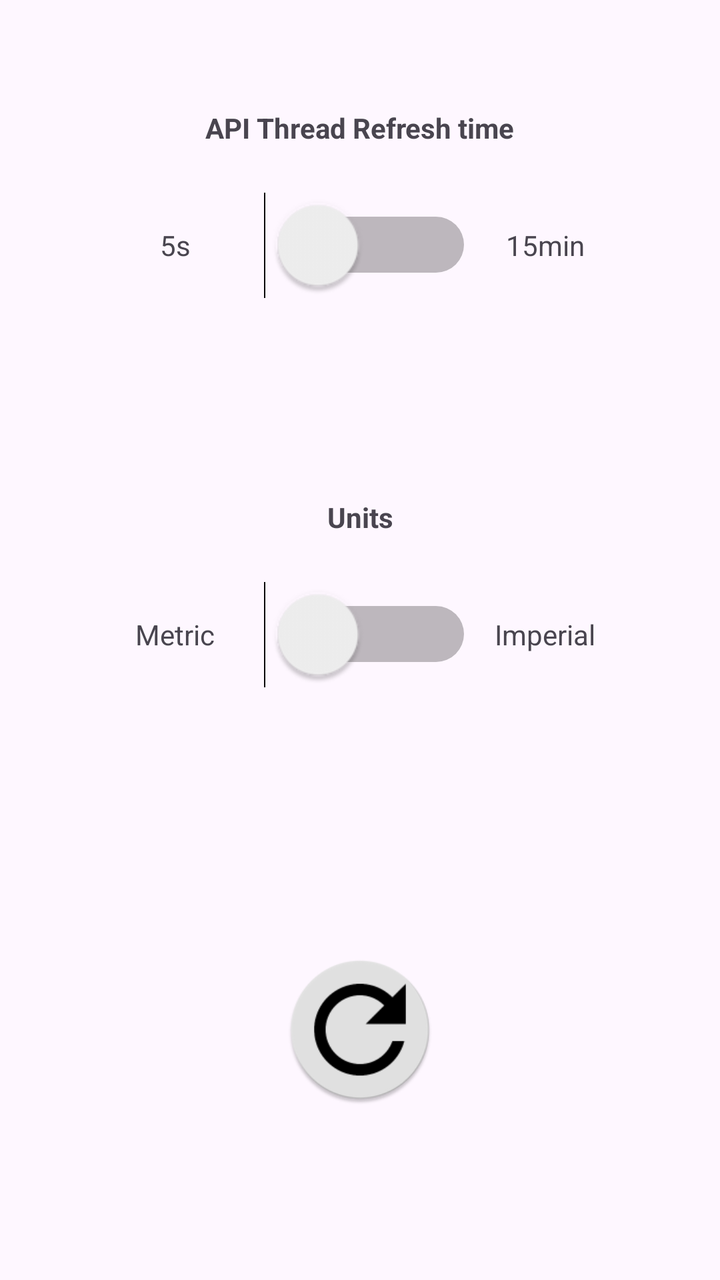
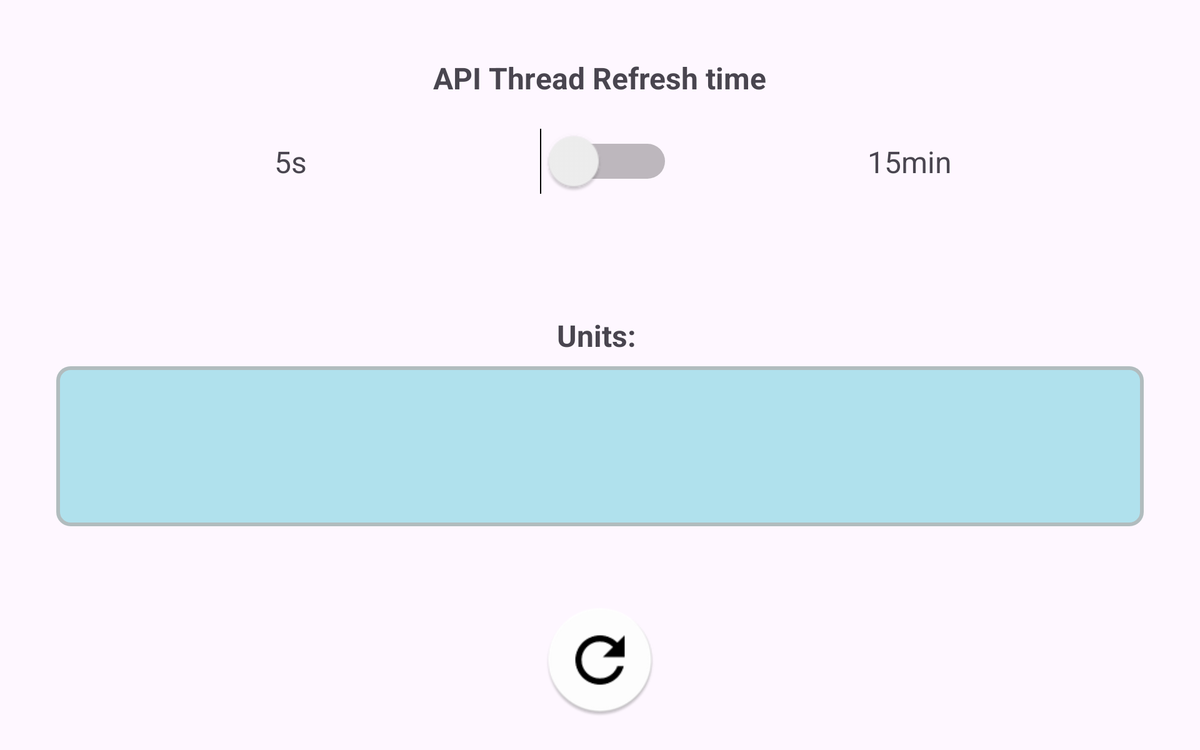

Two renders of one Android screen. The first uses the default layout on a phone; the second uses the alternative layout the repository ships for a different screen configuration, on a matching device. The two XML files are below.
<!-- AndroidManifest.xml: application theme Theme.Weathermobileapp -->
<!-- res/layout/fragment_settings_main.xml -->
<?xml version="1.0" encoding="utf-8"?>
<androidx.constraintlayout.widget.ConstraintLayout xmlns:android="http://schemas.android.com/apk/res/android"
    xmlns:app="http://schemas.android.com/apk/res-auto"
    xmlns:tools="http://schemas.android.com/tools"
    android:layout_width="match_parent"
    android:layout_height="match_parent">

    <androidx.constraintlayout.widget.ConstraintLayout
        android:layout_width="0dp"
        android:layout_height="0dp"
        android:layout_margin="@dimen/fragment1Margin"
        app:layout_constraintBottom_toBottomOf="parent"
        app:layout_constraintEnd_toEndOf="parent"
        app:layout_constraintHorizontal_bias="0.0"
        app:layout_constraintStart_toStartOf="parent"
        app:layout_constraintTop_toTopOf="parent">

        <Switch
            android:id="@+id/unitSwitch"
            android:layout_width="60dp"
            android:layout_height="40dp"
            android:scaleX="2"
            android:scaleY="2"
            app:layout_constraintBottom_toTopOf="@+id/guideline3"
            app:layout_constraintEnd_toEndOf="parent"
            app:layout_constraintStart_toStartOf="parent"
            app:layout_constraintTop_toTopOf="@+id/guideline7" />

        <Switch
            android:id="@+id/apiSwitch"
            android:layout_width="60dp"
            android:layout_height="40dp"
            android:scaleX="2"
            android:scaleY="2"
            app:layout_constraintBottom_toTopOf="@+id/guideline7"
            app:layout_constraintEnd_toEndOf="parent"
            app:layout_constraintStart_toStartOf="parent"
            app:layout_constraintTop_toTopOf="parent" />

        <TextView
            android:id="@+id/textView3"
            android:layout_width="wrap_content"
            android:layout_height="wrap_content"
            android:text="API Thread Refresh time"
            android:textSize="@dimen/settingsFont"
            android:textStyle="bold"
            app:layout_constraintBottom_toTopOf="@+id/apiSwitch"
            app:layout_constraintEnd_toEndOf="parent"
            app:layout_constraintStart_toStartOf="parent"
            app:layout_constraintTop_toTopOf="parent" />

        <TextView
            android:id="@+id/textView7"
            android:layout_width="wrap_content"
            android:layout_height="wrap_content"
            android:text="Units"
            android:textSize="@dimen/settingsFont"
            android:textStyle="bold"
            app:layout_constraintBottom_toTopOf="@+id/unitSwitch"
            app:layout_constraintEnd_toEndOf="parent"
            app:layout_constraintStart_toStartOf="parent"
            app:layout_constraintTop_toTopOf="@+id/guideline7" />

        <TextView
            android:id="@+id/textView8"
            android:layout_width="wrap_content"
            android:layout_height="wrap_content"
            android:text="5s"
            android:textSize="@dimen/settingsFont"
            app:layout_constraintBottom_toTopOf="@+id/guideline7"
            app:layout_constraintEnd_toStartOf="@+id/apiSwitch"
            app:layout_constraintStart_toStartOf="parent"
            app:layout_constraintTop_toTopOf="parent" />

        <TextView
            android:id="@+id/textView9"
            android:layout_width="wrap_content"
            android:layout_height="wrap_content"
            android:text="15min"
            android:textSize="@dimen/settingsFont"
            app:layout_constraintBottom_toTopOf="@+id/guideline7"
            app:layout_constraintEnd_toEndOf="parent"
            app:layout_constraintStart_toEndOf="@+id/apiSwitch"
            app:layout_constraintTop_toTopOf="parent" />

        <TextView
            android:id="@+id/textView10"
            android:layout_width="wrap_content"
            android:layout_height="wrap_content"
            android:text="Metric"
            android:textSize="@dimen/settingsFont"
            app:layout_constraintBottom_toTopOf="@+id/guideline3"
            app:layout_constraintEnd_toStartOf="@+id/unitSwitch"
            app:layout_constraintStart_toStartOf="parent"
            app:layout_constraintTop_toTopOf="@+id/guideline7" />

        <TextView
            android:id="@+id/textView11"
            android:layout_width="wrap_content"
            android:layout_height="wrap_content"
            android:text="Imperial"
            android:textSize="@dimen/settingsFont"
            app:layout_constraintBottom_toTopOf="@+id/guideline3"
            app:layout_constraintEnd_toEndOf="parent"
            app:layout_constraintStart_toEndOf="@+id/unitSwitch"
            app:layout_constraintTop_toTopOf="@+id/guideline7" />

        <ImageView
            android:id="@+id/ivRefresh"
            android:layout_width="80dp"
            android:layout_height="75dp"
            app:layout_constraintBottom_toBottomOf="parent"
            app:layout_constraintEnd_toEndOf="parent"
            app:layout_constraintStart_toStartOf="parent"
            app:layout_constraintTop_toTopOf="@+id/guideline3"
            app:srcCompat="@mipmap/ic_refresh" />

        <androidx.constraintlayout.widget.Guideline
            android:id="@+id/guideline3"
            android:layout_width="wrap_content"
            android:layout_height="wrap_content"
            android:orientation="horizontal"
            app:layout_constraintGuide_percent="0.66" />

        <androidx.constraintlayout.widget.Guideline
            android:id="@+id/guideline7"
            android:layout_width="wrap_content"
            android:layout_height="wrap_content"
            android:orientation="horizontal"
            app:layout_constraintGuide_percent="0.33" />
    </androidx.constraintlayout.widget.ConstraintLayout>

</androidx.constraintlayout.widget.ConstraintLayout>
<!-- resources referenced by this layout -->
<resources>
  <dimen name="fragment1Margin">@dimen/fMargin</dimen>
  <dimen name="settingsFont">24sp</dimen>
  <!-- mipmap ic_refresh: png bitmap (mipmap-hdpi, 3342 bytes) -->
  <style name="Theme.Weathermobileapp" parent="Base.Theme.Weathermobileapp" />
  <dimen name="fMargin">25dp</dimen>
  <style name="Base.Theme.Weathermobileapp" parent="Theme.Material3.DayNight.NoActionBar">
          
          
      </style>
</resources>
<!-- res/layout-sw460dp-land/fragment_settings_main.xml (the author's variant of the layout above) -->
<!-- drawn on a 7-inch tablet turned sideways -->
<?xml version="1.0" encoding="utf-8"?>
<androidx.constraintlayout.widget.ConstraintLayout xmlns:android="http://schemas.android.com/apk/res/android"
    xmlns:app="http://schemas.android.com/apk/res-auto"
    xmlns:tools="http://schemas.android.com/tools"
    android:layout_width="match_parent"
    android:layout_height="match_parent"
    android:background="@android:color/transparent" >

    <androidx.constraintlayout.widget.ConstraintLayout
        android:layout_width="0dp"
        android:layout_height="0dp"
        android:layout_margin="@dimen/fragment1Margin"
        app:layout_constraintBottom_toBottomOf="parent"
        app:layout_constraintEnd_toEndOf="parent"
        app:layout_constraintHorizontal_bias="0.0"
        app:layout_constraintStart_toStartOf="parent"
        app:layout_constraintTop_toTopOf="parent">

        <Switch
            android:id="@+id/apiSwitch"
            android:layout_width="60dp"
            android:layout_height="40dp"
            android:scaleX="2"
            android:scaleY="2"
            app:layout_constraintBottom_toTopOf="@+id/guideline7"
            app:layout_constraintEnd_toEndOf="parent"
            app:layout_constraintStart_toStartOf="parent"
            app:layout_constraintTop_toTopOf="parent" />

        <TextView
            android:id="@+id/textView3"
            android:layout_width="wrap_content"
            android:layout_height="wrap_content"
            android:text="API Thread Refresh time"
            android:textSize="@dimen/settingsFont"
            android:textStyle="bold"
            app:layout_constraintBottom_toTopOf="@+id/apiSwitch"
            app:layout_constraintEnd_toEndOf="parent"
            app:layout_constraintStart_toStartOf="parent"
            app:layout_constraintTop_toTopOf="parent" />

        <TextView
            android:id="@+id/tvUnits"
            android:layout_width="wrap_content"
            android:layout_height="wrap_content"
            android:text="Units: "
            android:textSize="@dimen/settingsFont"
            android:textStyle="bold"
            app:layout_constraintBottom_toTopOf="@+id/lvUnits"
            app:layout_constraintEnd_toEndOf="parent"
            app:layout_constraintStart_toStartOf="parent"
            app:layout_constraintTop_toTopOf="@+id/guideline7" />

        <TextView
            android:id="@+id/textView8"
            android:layout_width="wrap_content"
            android:layout_height="wrap_content"
            android:text="5s"
            android:textSize="@dimen/settingsFont"
            app:layout_constraintBottom_toTopOf="@+id/guideline7"
            app:layout_constraintEnd_toStartOf="@+id/apiSwitch"
            app:layout_constraintStart_toStartOf="parent"
            app:layout_constraintTop_toTopOf="parent" />

        <TextView
            android:id="@+id/textView9"
            android:layout_width="wrap_content"
            android:layout_height="wrap_content"
            android:text="15min"
            android:textSize="@dimen/settingsFont"
            app:layout_constraintBottom_toTopOf="@+id/guideline7"
            app:layout_constraintEnd_toEndOf="parent"
            app:layout_constraintStart_toEndOf="@+id/apiSwitch"
            app:layout_constraintTop_toTopOf="parent" />

        <ImageView
            android:id="@+id/ivRefresh"
            android:layout_width="@dimen/iconButtonSize"
            android:layout_height="@dimen/iconButtonSize"
            app:layout_constraintBottom_toBottomOf="parent"
            app:layout_constraintEnd_toEndOf="parent"
            app:layout_constraintStart_toStartOf="parent"
            app:layout_constraintTop_toTopOf="@+id/guideline3"
            app:srcCompat="@mipmap/ic_refresh" />

        <androidx.constraintlayout.widget.Guideline
            android:id="@+id/guideline3"
            android:layout_width="wrap_content"
            android:layout_height="wrap_content"
            android:orientation="horizontal"
            app:layout_constraintGuide_percent="0.8" />

        <androidx.constraintlayout.widget.Guideline
            android:id="@+id/guideline7"
            android:layout_width="wrap_content"
            android:layout_height="wrap_content"
            android:orientation="horizontal"
            app:layout_constraintGuide_percent="0.4" />

        <ListView
            android:background="@drawable/fragment_bg"
            android:id="@+id/lvUnits"
            android:layout_width="0dp"
            android:layout_height="0dp"
            android:layout_marginHorizontal="30dp"
            android:layout_marginVertical="50dp"
            app:layout_constraintBottom_toTopOf="@+id/guideline3"
            app:layout_constraintEnd_toEndOf="parent"
            app:layout_constraintStart_toStartOf="parent"
            app:layout_constraintTop_toTopOf="@+id/guideline7"
            app:layout_constraintVertical_bias="0.73" />
    </androidx.constraintlayout.widget.ConstraintLayout>

</androidx.constraintlayout.widget.ConstraintLayout>
<!-- resources referenced by the variant -->
<!-- as a 7-inch tablet turned sideways resolves them -->
<resources>
  <!-- from res/values-sw460dp-land/ -->
  <dimen name="fragment1Margin">@dimen/fMargin</dimen>
  <!-- from res/values-sw460dp-land/ -->
  <dimen name="iconButtonSize">90dp</dimen>
  <!-- from res/values-sw460dp-land/ -->
  <dimen name="settingsFont">24sp</dimen>
  <!-- drawable fragment_bg (drawable) -->
  <?xml version="1.0" encoding="utf-8"?>
  <shape xmlns:android="http://schemas.android.com/apk/res/android">
      <solid android:color="#B0E1ED"/>
      <stroke android:width="3dp" android:color="#B1BCBE" />
      <corners android:radius="10dp"/>
      <padding android:left="0dp" android:top="0dp" android:right="0dp" android:bottom="0dp" />
  </shape>
  <!-- mipmap ic_refresh: png bitmap (mipmap-hdpi, 3342 bytes) -->
  <style name="Theme.Weathermobileapp" parent="Base.Theme.Weathermobileapp" />
  <!-- from res/values-sw460dp-land/ -->
  <dimen name="fMargin">15dp</dimen>
  <style name="Base.Theme.Weathermobileapp" parent="Theme.Material3.DayNight.NoActionBar">
          
          
      </style>
</resources>
